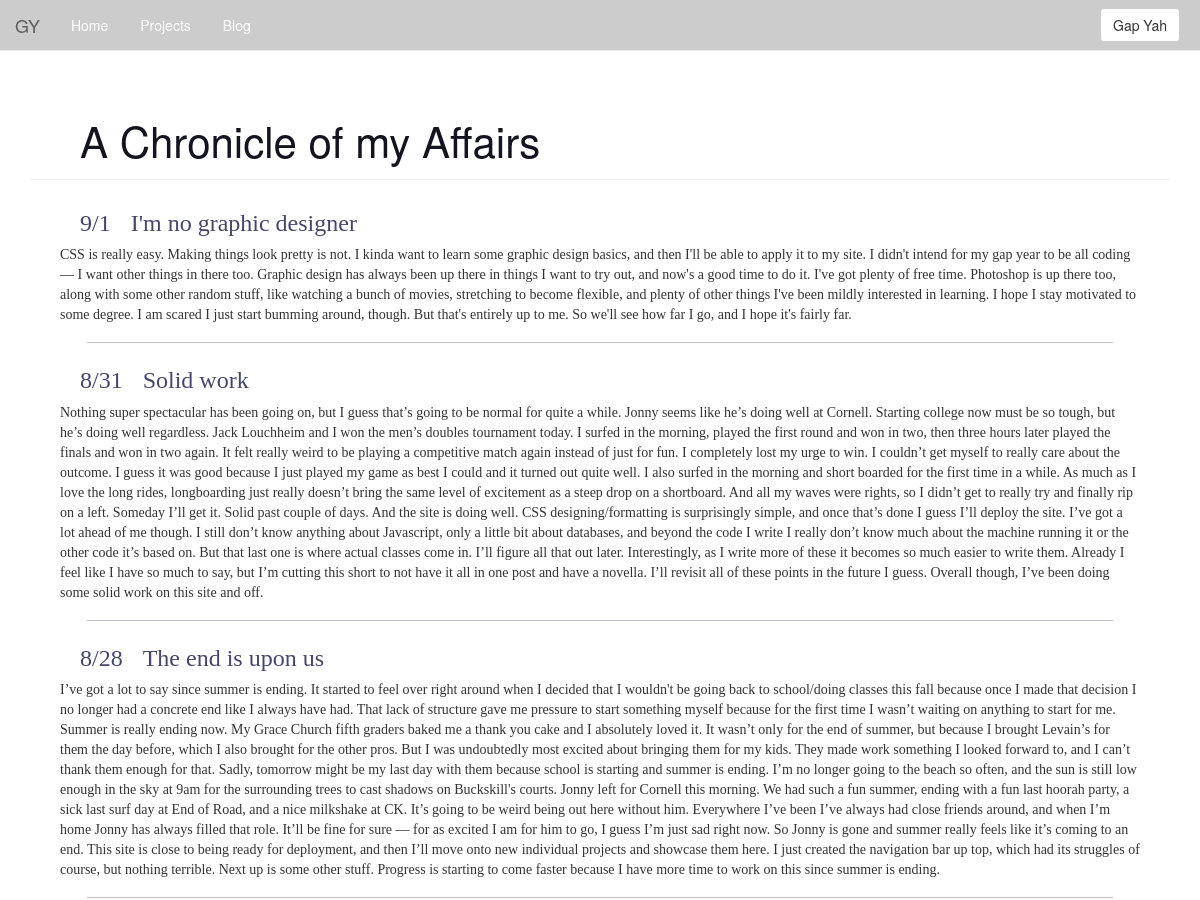
/blog (upper part), run on an earlier commit of the app's database.
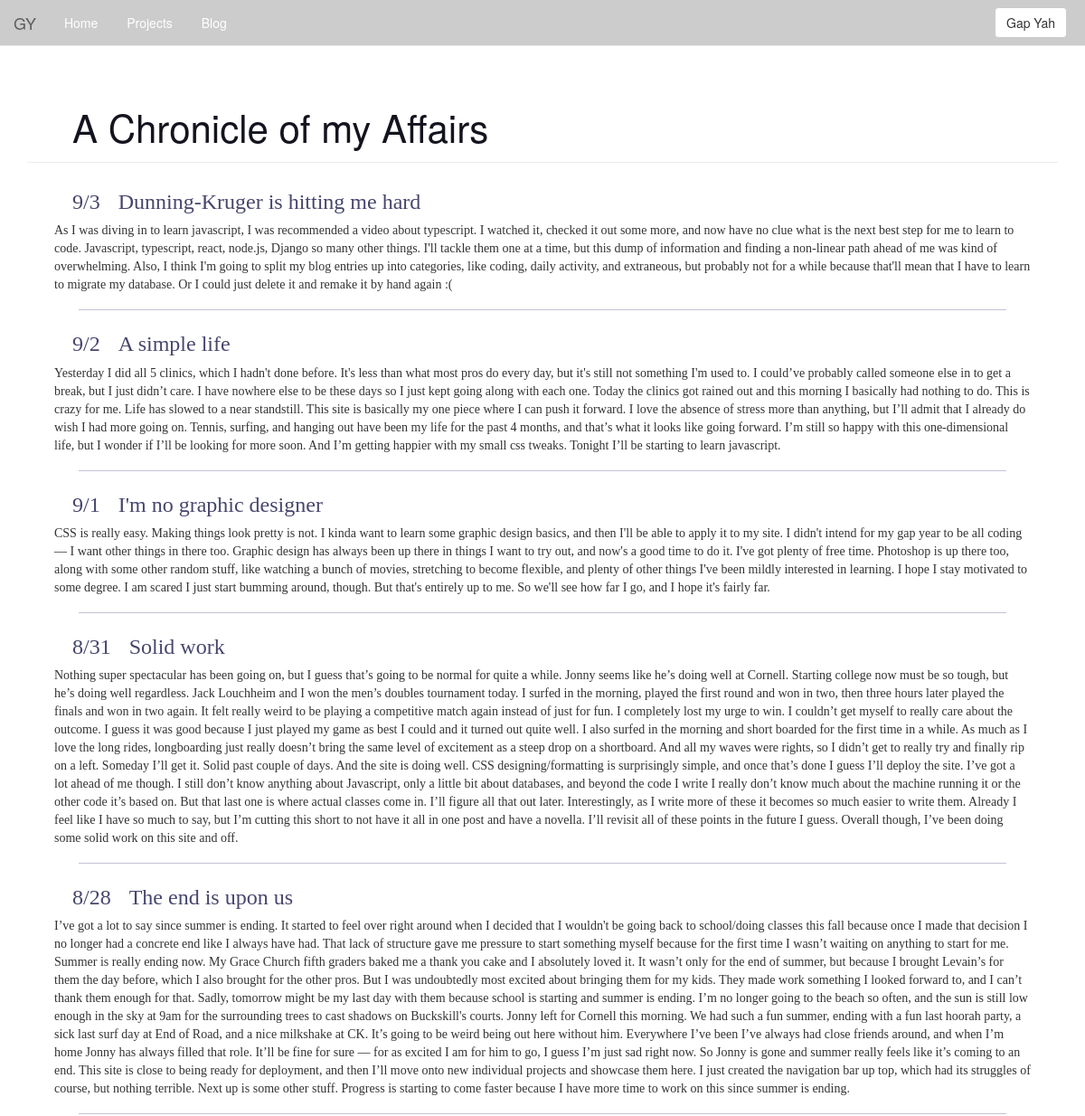
And on a later commit of the database.
### mysite/models.py (models this page shows, shortened)
class Post(db.Model):
	title = db.Column(db.String, nullable=False, primary_key=True)
	date_posted = db.Column(db.DateTime, nullable=False, default=datetime.utcnow)
	content = db.Column(db.Text, nullable=False)

### mysite/routes.py (the view)
@app.route('/blog')
def blog():
	posts = Post.query.all()
	return render_template('blog.html', title='GY Blog', posts=posts)

### mysite/templates/blog.html (shortened to what this page needs)
{% extends "layout.html" %}
{% block content %}
	<div class="page-header">A Chronicle of my Affairs</div>
	<div class="blog-page">
		{% for post in posts[::-1] %}
			<div class="blog-entry">
				<span class="blog-date">{{ post.date_posted.month }}/{{post.date_posted.day }}</span><span class="blog-title">{{ post.title }}</span>
				<p class="blog-content">{{ post.content }}</p>
			</div>
			<hr class="solid">
		{% endfor %}
	</div>
	<br>
{% endblock content %}

### mysite/templates/layout.html (shortened to what this page needs)
<!DOCTYPE html>
<html>
<head>
	<link rel="stylesheet" href="https://stackpath.bootstrapcdn.com/bootstrap/3.4.1/css/bootstrap.min.css">
	<link rel="stylesheet" type="text/css" href="{{ url_for('static', filename='main.css') }}">
</head>
<body>
	<div class="container-fluid">
		<nav class="navbar navbar-default navbar-fixed-top bg-ltgrey">
			<div class="container-fluid">
				<div class="navbar-header">
					<a class="navbar-brand" href="{{ url_for('home') }}">GY</a>
				</div>
				<div class="collapse navbar-collapse" id="example-navbar-collapse wt-txt">
					<ul class="nav navbar-nav">
				      <li><a href="{{ url_for('home') }}">Home</a></li>
				      <li><a href="{{ url_for('projects') }}">Projects</a></li>
				      <li><a href="{{ url_for('blog') }}">Blog</a></li>
				    </ul>
				    <div class="navbar-nav navbar-right">
				    	<a href="https://www.youtube.com/watch?v=eKFjWR7X5dU" class="btn btn-default navbar-btn mr-right" role="button">Gap Yah</a>
				</div>
			</div>
		</nav>
	</div>
	<div class="container">
		{% block content %}{% endblock %}
	</div>
</body>
</html>

### mysite/static/main.css (style rules this page uses)
body { padding-top: 70px; }
.bg-ltgrey { background-color: #cccccc; }
.nav.navbar-nav li a { color: #ffffff; font-size: 14px; margin-right: 1px; margin-left: 1px; }
.page-header { padding-left: 50px; font-size: 42px; color: #14141f; }
.blog-page { border-radius: 4px; background-color: #ffffff; padding-top: 6px; }
.blog-entry { padding-bottom: 7px; }
.blog-date { padding-left: 50px; color: #46466d; font-size: 24px; font-family: "Times New Roman", Times, serif; padding-top: 0px; }
.blog-title { padding-left: 20px; color: #46466d; font-size: 24px; font-family: "Times New Roman", Times, serif; padding-top: 0px; }
.blog-content { padding-right: 30px; padding-left: 30px; padding-top: 5px; font-family: "Times New Roman", Times, serif; margin-bottom: -10px; }
hr.solid { width: 90%; border-top: 1px solid #c2c2d6; }
.mr-right { margin-right: 20px; }

What changed in the data, as far as the page shows it:
added Post: date_posted.month "9", date_posted.day "3", title "Dunning-Kruger is hitting me hard", content "As I was diving in to learn javascript, I was recommended a video about typescript. I watched it, checked it out some more, and now have no clue what is the next best step for me to learn to code. Javascript, typescript, react, node.js, Django so many other things. I'll tackle them one at a time, but this dump of information and finding a non-linear path ahead of me was kind of overwhelming. Also, I think I'm going to split my blog entries up into categories, like coding, daily activity, and extraneous, but probably not for a while because that'll mean that I have to learn to migrate my database. Or I could just delete it and remake it by hand again :("
added Post: date_posted.month "9", date_posted.day "2", title "A simple life", content "Yesterday I did all 5 clinics, which I hadn't done before. It's less than what most pros do every day, but it's still not something I'm used to. I could’ve probably called someone else in to get a break, but I just didn’t care. I have nowhere else to be these days so I just kept going along with each one. Today the clinics got rained out and this morning I basically had nothing to do. This is crazy for me. Life has slowed to a near standstill. This site is basically my one piece where I can push it forward. I love the absence of stress more than anything, but I’ll admit that I already do wish I had more going on. Tennis, surfing, and hanging out have been my life for the past 4 months, and…"
